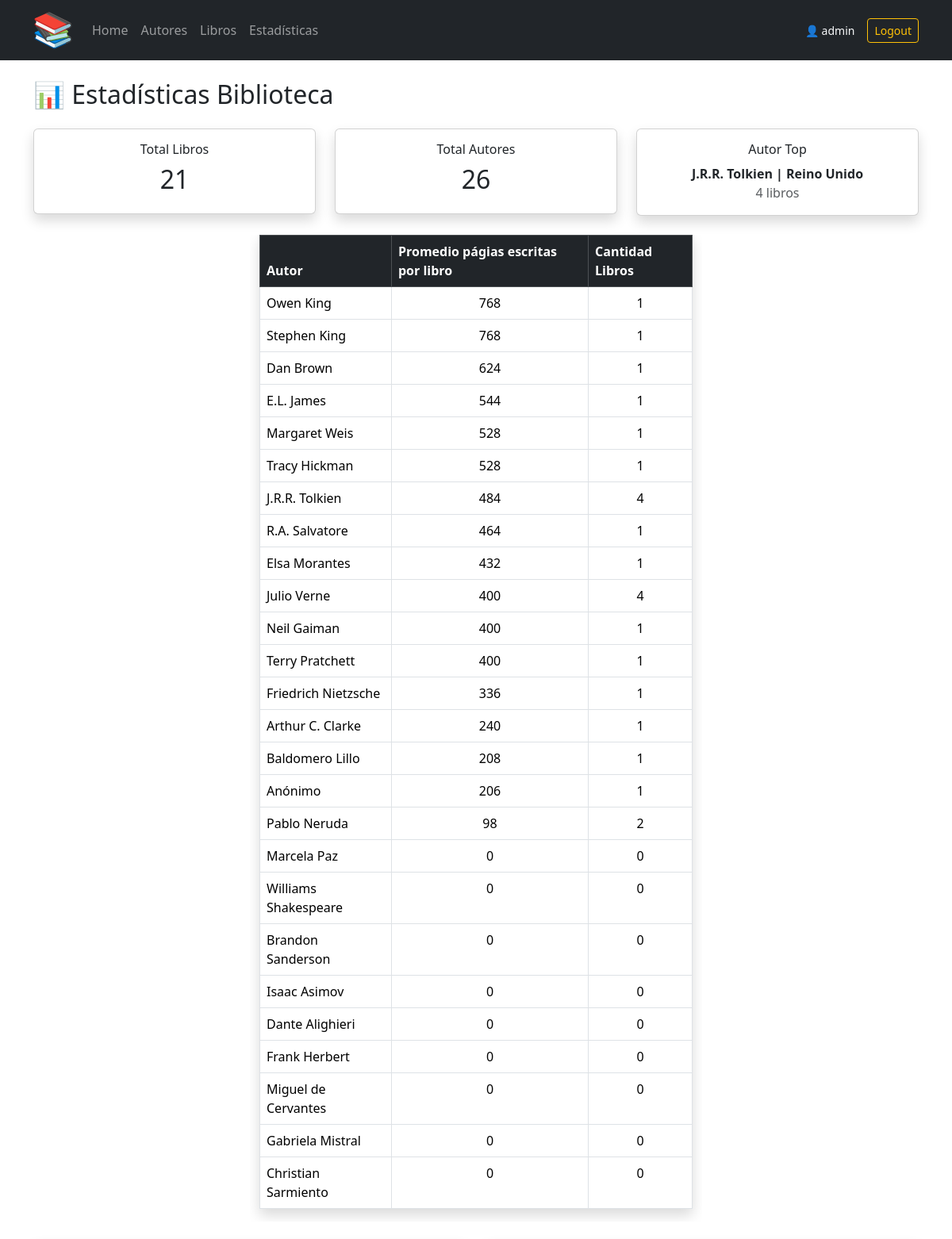
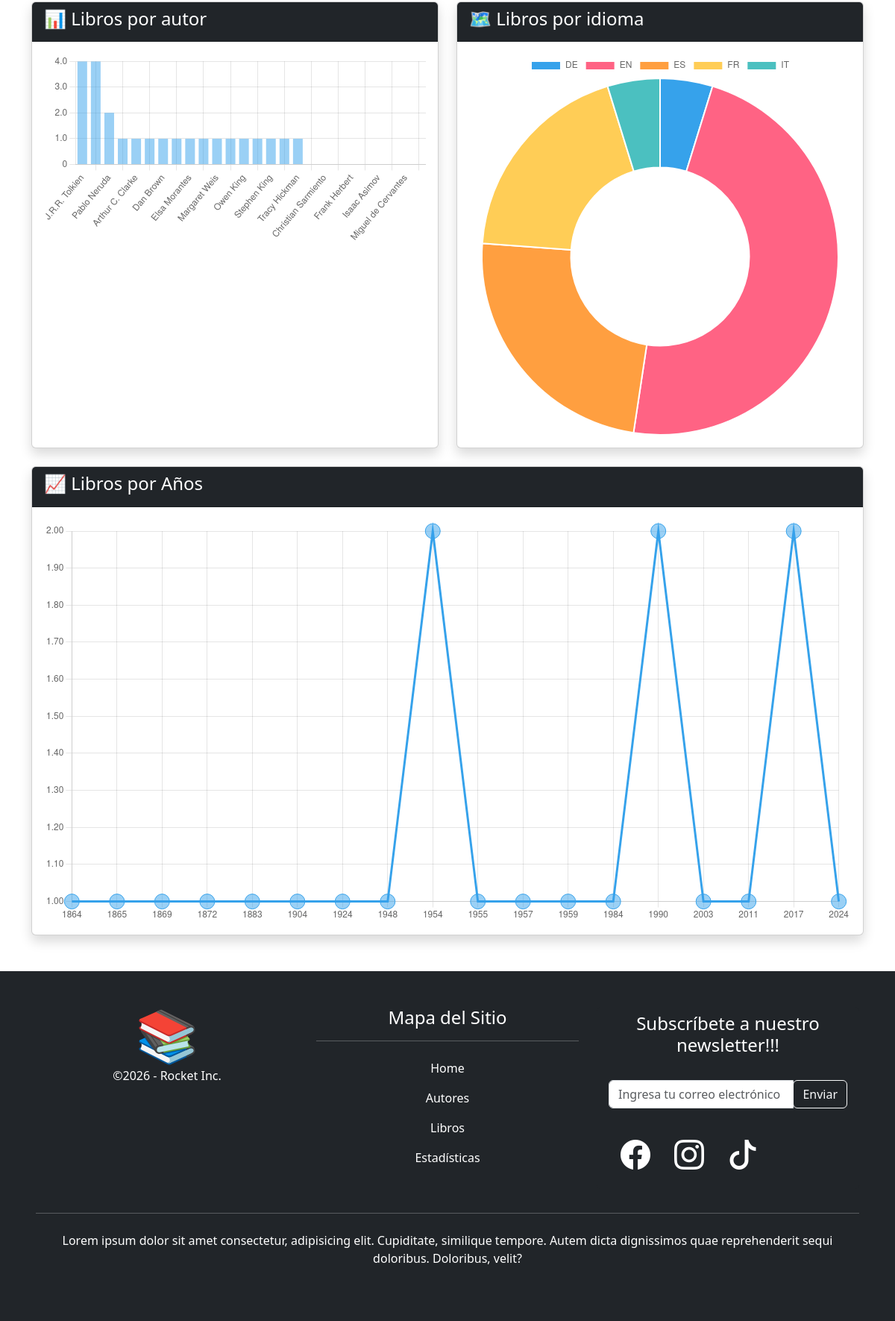
The app's page /estadisticas/ (signed in) with its own data (2 pictures, top to bottom).
### core/models.py (models this page shows)
class Autor(models.Model):
    autor = models.CharField(max_length=100,verbose_name="Autor")
    pais = models.CharField(max_length=100,verbose_name="País")
    class Meta:
        verbose_name = 'autor'
        verbose_name_plural = 'autores'
        ordering = ['autor']
    def __str__(self):
        return f"{self.autor} | {self.pais}"

### core/views.py (the view)
# urls.py: path('estadisticas/',EstadisticasView.as_view(),name='estadisticas'),
class EstadisticasView(AuthRequiredMixin, TemplateView):
    template_name = 'core/estadisticas.html'
    def get_context_data(self, **kwargs):
        context = super().get_context_data(**kwargs)
        total_libros = Libro.objects.count()
        total_autores = Autor.objects.count()
        context['total_libros'] = total_libros
        context['total_autores'] = total_autores
        libros_por_autor = (
            Autor.objects
            .annotate(total=Count('libros'))
            .order_by('-total', 'autor')
        )
        context['libros_por_autor'] = libros_por_autor
        libros_por_idioma = (
            Libro.objects
            .values('idioma')
            .annotate(total=Count('id'))
            .order_by('idioma')
        )
        context['libros_por_idioma']  = libros_por_idioma
        autor_top = libros_por_autor.first()
        context['autor_top'] = autor_top
        libros_por_año = (
            Libro.objects
            .values('fecha_publicacion__year')
            .annotate(total=Count('id'))
            .order_by('fecha_publicacion__year')
        )
        context['libros_por_año'] = libros_por_año
        autores_sin_libros = (
            Autor.objects
            .annotate(total_libros=Count('libros'))
            .filter(total_libros=0)
        )
        context['autores_sin_libros'] = autores_sin_libros
        estadisticas_por_autor = (
            Autor.objects
            .annotate(promedio_paginas=Avg('libros__paginas'), total_libros=Count('libros'))
            .order_by('-promedio_paginas')
        )
        context['estadisticas_por_autor'] = estadisticas_por_autor
        return context

### core/templates/core/estadisticas.html (shortened to what this page needs)
{% extends 'core/base.html' %}
{% load static %}
{% block content %}
<div class="container my-4">
    <h2 class="mb-4">📊 Estadísticas Biblioteca</h2>
    <div class="row row-cols-1 row-cols-md-3 g-4 mb-4">
        <div class="col">
            <div class="card h-30 shadow text-center">
                <div class="card-body">
                    <h6>Total Libros</h6>
                    <h2>{{ total_libros }}</h2>
                </div>
            </div>
        </div>
        <div class="col">
            <div class="card h-30 shadow text-center">
                <div class="card-body">
                    <h6>Total Autores</h6>
                    <h2>{{ total_autores }}</h2>
                </div>
            </div>
        </div>
        <div class="col">
            <div class="card h-30 shadow text-center">
                <div class="card-body">
                    <h6>Autor Top</h6>
                    {% if autor_top %}
                    <strong>{{ autor_top }}</strong><br>
                    <span class="text-muted">{{ autor_top.total }} libros</span>
                    {% else %}
                    <h2 class="text-muted">Sin datos</h2>
                    {% endif %}
                </div>
            </div>
        </div>
    </div>
    <div class="row mb-4">
        <div class="table-responsive col-md-6 mx-auto">
            <table class="table shadow table-bordered table-hover">
                <thead class="table-dark">
                    <tr>
                        <th>Autor</th>
                        <th>Promedio págias escritas por libro</th>
                        <th>Cantidad Libros</th>
                    </tr>
                </thead>
                <tbody>
                    {% for autor in estadisticas_por_autor %}
                    <tr>
                        <td>{{ autor.autor }}</td>
                        <td class="text-center">
                            {% if autor.promedio_paginas %}
                            {{ autor.promedio_paginas | floatformat:0 }}
                            {% else %}
                            0
                            {% endif %}
                        </td>
                        <td class="text-center">{{ autor.total_libros }}</td>
                    </tr>
                    {% endfor %}
                </tbody>
            </table>
        </div>
    </div>
    <div class="row mb-4">
        <div class="col-md-6 mb-4">
            <div class="card shadow h-100">
                <div class="card-header bg-dark text-white">
                    <h4 class="card-title">📊 Libros por autor</h4>
                </div>
                <div class="card-body">
                    <canvas id="chartAutores"></canvas>
                </div>
            </div>
        </div>
        <div class="col-md-6 mb-4">
            <div class="card shadow">
                <div class="card-header bg-dark text-white">
                    <h4 class="card-title">🗺️ Libros por idioma</h4>
                </div>
                <div class="card-body">
                    <canvas id="chartIdiomas"></canvas>
                </div>
            </div>
        </div>
        <div class="col-md-12 mb-4">
            <div class="card shadow">
                <div class="card-header bg-dark text-white">
                    <h4 class="card-title">📈 Libros por Años</h4>
                </div>
                <div class="card-body">
                    <canvas id="chartAños"></canvas>
                </div>
            </div>
        </div>
    </div>
</div>
{% endblock %}
{% block extra_js %}
<script>
    /*Libros por autor*/
    new Chart(document.getElementById('chartAutores'), {
        type: 'bar',
        data: {
            labels: [{% for a in libros_por_autor %}'{{ a.autor }}',{% endfor %}],
            datasets: [{
                label: 'Libros por autor',
                data: [{% for a in libros_por_autor %}{{ a.total }}, {% endfor %}]
            }],
        },
        options: {
            plugins: {
                legend: {
                    display: false,
                }
            },
            scales: {
                y: {
                    beginAtZero: true
                }
            }
        },
    });
    /*Libros por idioma*/
    new Chart(document.getElementById('chartIdiomas'), {
        type: 'doughnut',
        data: {
            labels: [{% for i in libros_por_idioma %}'{{ i.idioma }}',{% endfor %}],
            datasets: [{
                label: 'Libros por idioma',
                data: [{% for i in libros_por_idioma %}{{ i.total }}, {% endfor %}]
            }],
        },
        options: {
            plugins: {
                legend: {
                    position: 'top',
                }
            },
        },
    });
    /*Libros por año*/
    new Chart(document.getElementById('chartAños'), {
        type: 'line',
        data: {
            labels: [{% for i in libros_por_año %}'{{ i.fecha_publicacion__year }}',{% endfor %}],
            datasets: [{
                label: 'Libros por año',
                data: [{% for i in libros_por_año %}{{ i.total }}, {% endfor %}],
                fill: false,
                pointStyle: 'circle',
                pointRadius: 10,
                pointHoverRadius: 15
            }],
        },
        options: {
            plugins: {
                legend: {
                    display : false,
                }
            },
        },
    });
</script>
{% endblock %}

### core/templates/core/base.html (shortened to what this page needs)
<!DOCTYPE html>
<html lang="es">
{% load static %}
<head>
    <link href="https://cdn.jsdelivr.net/npm/bootstrap@5.3.8/dist/css/bootstrap.min.css" rel="stylesheet"
>
    <link rel="stylesheet" href="https://cdn.jsdelivr.net/npm/bootstrap-icons@1.13.1/font/bootstrap-icons.min.css">
    <link rel="stylesheet" href="{% static 'core/css/styles.css' %}">
</head>
<body>
    <nav class="navbar navbar-expand-lg bg-dark" data-bs-theme="dark">
        <div class="container">
            <a class="navbar-brand" href="{% url 'home' %}">
                <img class="img-logo" src="{% static 'core/img/book.svg' %}" alt="Libros">
            </a>
            <div class="collapse navbar-collapse" id="navbarNav">
                <ul class="navbar-nav">
                    <li class="nav-item">
                        <a class="nav-link" href="{% url 'home' %}">Home</a>
                    </li>
                    <li class="nav-item">
                        <a class="nav-link" href="{% url 'autor_list' %}">Autores</a>
                    </li>
                    <li class="nav-item">
                        <a class="nav-link" href="{% url 'libro_list' %}">Libros</a>
                    </li>
                    <li class="nav-item">
                        <a class="nav-link" href="{% url 'estadisticas' %}">Estadísticas</a>
                    </li>
                </ul>
                <div class="ms-auto d-flex align-items-center gap-2">
                    {% if user.is_authenticated %}
                        <span class="text-light small me-2">
                            👤 {{ user.username }}
                        </span>
                        <form method="post" action="{% url 'logout' %}">
                            <button type="submit" class="btn btn-outline-warning btn-sm">
                                Logout
                            </button>
                        </form>
                    {% endif %}
                </div>
            </div>
        </div>
    </nav>
    {% block content %}{% endblock %}
    <footer class="container-fluid p-5 mt-2 bg-dark text-white">
        <div class="row text-white text-center">
            <div class="col-md-4 mb-3">
                <img class="logo-footer" src="{% static 'core/img/book.svg' %}" alt="Logo Empresa">
                <p>&copy;2026 - Rocket Inc.</p>
            </div>
            <div class="col-md-4 mb-3 text-center">
                <h4>Mapa del Sitio</h4>
                <hr class="text-white">
                <ul class="nav flex-column">
                    <li class="nav-item">
                        <a class="nav-link text-white" href="{% url 'home' %}" target="_self">Home</a>
                    </li>
                    <li class="nav-item">
                        <a class="nav-link text-white" href="{% url 'autor_list' %}" target="_self">Autores</a>
                    </li>
                    <li class="nav-item">
                        <a class="nav-link text-white" href="{% url 'libro_list' %}" target="_self">Libros</a>
                    </li>
                    <li class="nav-item">
                        <a class="nav-link text-white" href="{% url 'estadisticas' %}" target="_self">Estadísticas</a>
                    </li>
                </ul>
            </div>
            <div class="col-md-4 mb-3">
                <div class="card bg-transparent border border-0">
                    <div class="card-header border border-0">
                        <h4 class="card-title text-white">Subscríbete a nuestro newsletter!!!</h4>
                    </div>
                    <div class="card-body border border-0">
                        <div class="input-group">
                            <input type="email" class="form-control" id="email" name="email"
                                placeholder="Ingresa tu correo electrónico">
                            <div class="input-group-append">
                                <button class="btn btn-outline-light" type="submit">Enviar</button>
                            </div>
                        </div>
                    </div>
                    <div class="card-footer text-center border border-0">
                        <ul class="nav">
                            <li class="nav-item">
                                <a class="nav-link" href="http://www.facebook.com" target="_blank">
                                    <i class="bi bi-facebook fs-1 text-white"></i>
                                </a>
                            </li>
                            <li class="nav-item">
                                <a class="nav-link" href="https://instagram.com" target="_blank">
                                    <i class="bi bi-instagram fs-1 text-white"></i>
                                </a>
                            </li>
                            <li class="nav-item">
                                <a class="nav-link" href="https://www.tiktok.com" target="_blank">
                                    <i class="bi bi-tiktok fs-1 text-white"></i>
                                </a>
                            </li>
                        </ul>
                    </div>
                </div>
            </div>
        </div>
        <hr class="text-white">
        <div class="row p-2 text-white text-center">
            <p>Lorem ipsum dolor sit amet consectetur, adipisicing elit. Cupiditate, similique tempore. Autem dicta
                dignissimos quae reprehenderit sequi doloribus. Doloribus, velit?</p>
        </div>
    </footer>
    {% block extra_js %}
    {% endblock %}
</body>
</html>

### core/static/core/css/styles.css (style rules this page uses)
.img-logo { width: 50px; height: auto; }
.logo-footer { width: 80px; height: auto; }

### records on screen
Autor: autor+pais "J.R.R. Tolkien | Reino Unido", total "4", autor "J.R.R. Tolkien", promedio_paginas "484", total_libros "4"
Autor: autor "Owen King", promedio_paginas "768", total_libros "1"
Autor: autor "Stephen King", promedio_paginas "768", total_libros "1"
Autor: autor "Dan Brown", promedio_paginas "624", total_libros "1"
Autor: autor "E.L. James", promedio_paginas "544", total_libros "1"
Autor: autor "Margaret Weis", promedio_paginas "528", total_libros "1"
Autor: autor "Tracy Hickman", promedio_paginas "528", total_libros "1"
Autor: autor "R.A. Salvatore", promedio_paginas "464", total_libros "1"
Autor: autor "Elsa Morantes", promedio_paginas "432", total_libros "1"
Autor: autor "Julio Verne", promedio_paginas "400", total_libros "4"
Autor: autor "Neil Gaiman", promedio_paginas "400", total_libros "1"
Autor: autor "Terry Pratchett", promedio_paginas "400", total_libros "1"
Autor: autor "Friedrich Nietzsche", promedio_paginas "336", total_libros "1"
Autor: autor "Arthur C. Clarke", promedio_paginas "240", total_libros "1"
Autor: autor "Baldomero Lillo", promedio_paginas "208", total_libros "1"
Autor: autor "Anónimo", promedio_paginas "206", total_libros "1"
Autor: autor "Pablo Neruda", promedio_paginas "98", total_libros "2"
Autor: autor "Marcela Paz", shows "0", total_libros "0"
Autor: autor "Williams Shakespeare", shows "0", total_libros "0"
Autor: autor "Brandon Sanderson", shows "0", total_libros "0"
Autor: autor "Isaac Asimov", shows "0", total_libros "0"
Autor: autor "Dante Alighieri", shows "0", total_libros "0"
Autor: autor "Frank Herbert", shows "0", total_libros "0"
Autor: autor "Miguel de Cervantes", shows "0", total_libros "0"
Autor: autor "Gabriela Mistral", shows "0", total_libros "0"
Autor: autor "Christian Sarmiento", shows "0", total_libros "0"

### other values on screen
{{ user.username }} "admin"
{{ total_libros }} "21"
{{ total_autores }} "26"
chart data {{ a.total }} 4, 4, 2, 1, 1, 1, 1, 1, 1, 1, 1, 1, 1, 1, 1, 1, 1, 0, 0, 0, 0, 0, 0, 0, 0, 0
chart data {{ i.idioma }} DE, EN, ES, FR, IT
chart data {{ i.total }} 1, 10, 5, 4, 1
